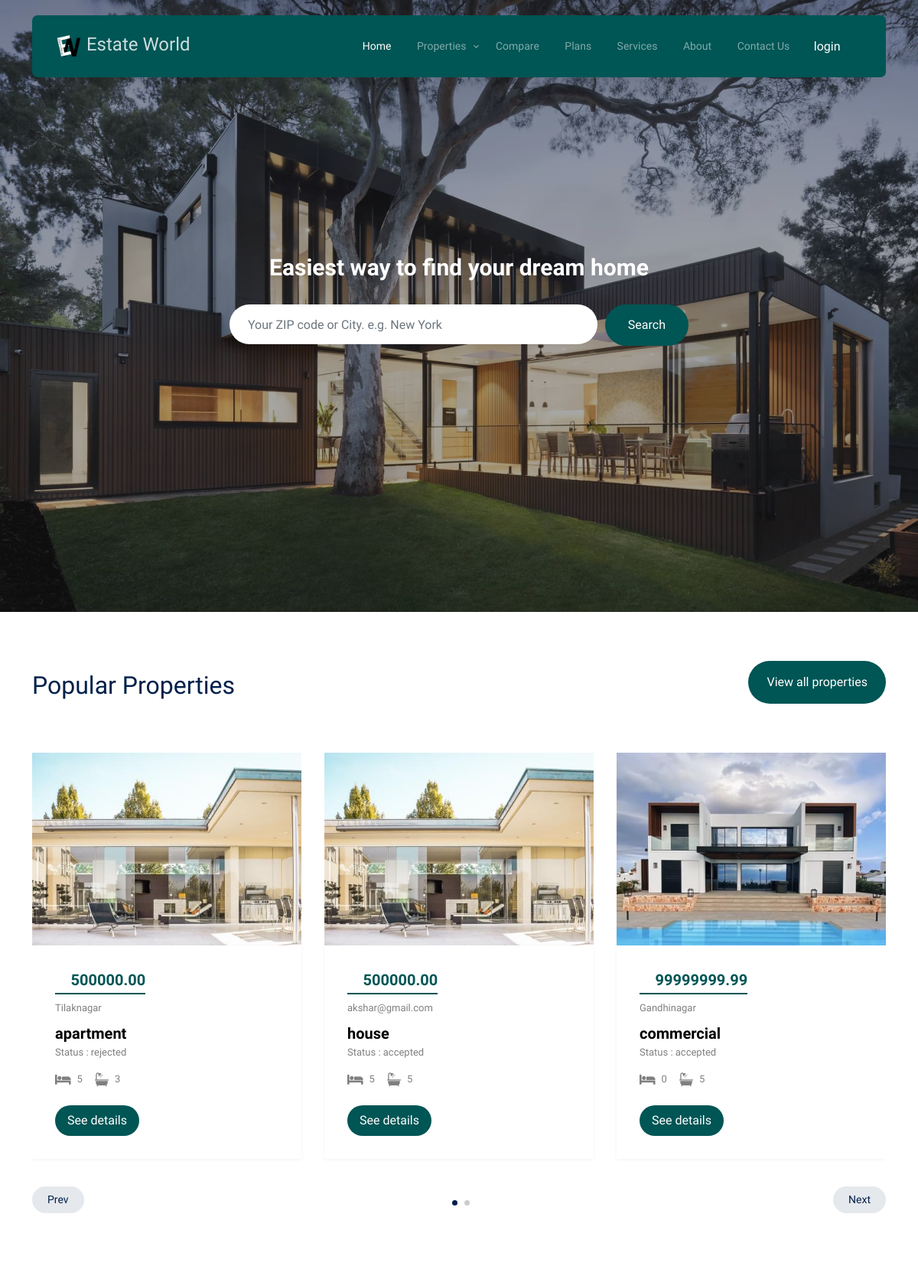
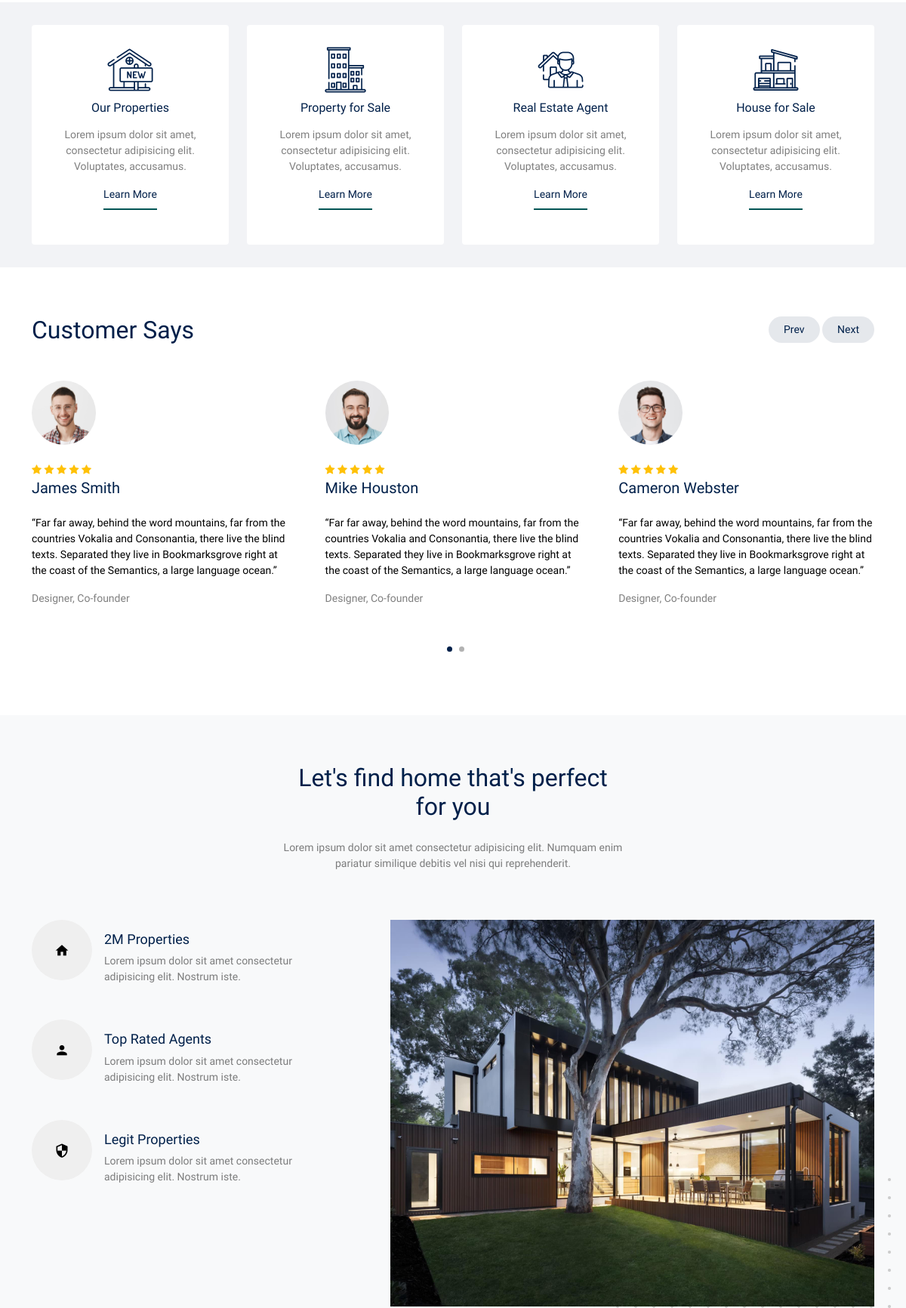
The page /user-panel/main-php/index.php (upper part) on the database its author committed (2 pictures, top to bottom).
### tables this page shows
CREATE TABLE `tbl_property_images` (
  `img_id` int(11) NOT NULL,
  `property_id` int(11) NOT NULL,
  `image_name` varchar(255) NOT NULL
);

CREATE TABLE `tbl_property_listing` (
  `p_id` int(11) NOT NULL,
  `c_id` int(11) DEFAULT NULL,
  `listingFor` varchar(20) NOT NULL,
  `propertyType` varchar(20) NOT NULL,
  `address` varchar(255) NOT NULL,
  `size` int(11) NOT NULL,
  `bedrooms` int(11) NOT NULL,
  `bathrooms` int(11) NOT NULL,
  `yearBuilt` int(11) NOT NULL,
  `furnishing` varchar(20) NOT NULL,
  `availableFrom` date NOT NULL,
  `price` decimal(10,2) NOT NULL,
  `additionalCosts` varchar(255) DEFAULT NULL,
  `interiorFeatures` text DEFAULT NULL,
  `exteriorFeatures` text DEFAULT NULL,
  `specialFeatures` text DEFAULT NULL,
  `nearbyAmenities` text DEFAULT NULL,
  `accessibility` text DEFAULT NULL,
  `description` text NOT NULL,
  `contactName` varchar(255) NOT NULL,
  `contactNumber` varchar(20) NOT NULL,
  `contactEmail` varchar(255) NOT NULL,
  `req_status` varchar(20) DEFAULT 'pending',
  `createdAt` timestamp NOT NULL DEFAULT current_timestamp(),
  `updatedAt` timestamp NOT NULL DEFAULT current_timestamp() ON UPDATE current_timestamp()
);

### function/function.php (called while the page is built, shortened)
<?php
function fetchData($conn, $tableName, $columns = '*', $where = '', $values = [])
{
    $sql = "SELECT $columns FROM $tableName";
    if ($where != '') {
        $sql .= " WHERE $where";
    }
    $stmt = $conn->prepare($sql);
    if (!empty($values)) {
        $types = '';
        foreach ($values as $value) {
            if (is_int($value)) {
                $types .= 'i';
            } elseif (is_float($value)) {
                $types .= 'd';
            } elseif (is_string($value)) {
                $types .= 's';
            } else {
                $types .= 'b';
            }
        }
        $stmt->bind_param($types, ...$values);
    }
    if ($stmt->execute()) {
        $result = $stmt->get_result();
        $data = [];
        while ($row = $result->fetch_assoc()) {
            $data[] = $row;
        }
    } else {
        die("Execute failed: " . $stmt->error);
    }
    return $data;
}
?>

### globalvar/globalvariable.php (called while the page is built, shortened)
<?php
$upanToUploads = "../../uploads/";
$propImagesToUpan = $upanToUploads . "property_images/";

### user-panel/main-php/index.php (the view, shortened to what this page needs)
<?php include '../../globalvar/globalvariable.php'; ?>
<?php include $connToPan . 'config.php'; ?>
<?php include $mphpToInc . 'header.php'; ?>
<?php include $funToPan . 'function.php'; ?>
<?php include $mphpToInc . 'navbar.php'; ?>
<div class="hero">
  <div class="container">
    <div class="row justify-content-center align-items-center">
      <div class="col-lg-9 text-center">
        <h1 class="heading" data-aos="fade-up">
          Easiest way to find your dream home
        </h1>
        <form action="#" class="narrow-w form-search d-flex align-items-stretch mb-3" data-aos="fade-up"
          data-aos-delay="200">
          <input type="text" class="form-control px-4" placeholder="Your ZIP code or City. e.g. New York"
            name="searchBar" />
          <button type="submit" class="btn btn-primary">Search</button>
        </form>
      </div>
    </div>
  </div>
</div>
<div class="section">
  <div class="container">
    <div class="row mb-5 align-items-center">
      <div class="col-lg-6">
        <h2 class="font-weight-bold text-primary heading">
          Popular Properties
        </h2>
      </div>
      <div class="col-lg-6 text-lg-end">
        <p>
          <a href="#" target="_blank" class="btn btn-primary text-white py-3 px-4">View all properties</a>
        </p>
      </div>
    </div>
    <div class="row">
      <div class="col-12">
        <div class="property-slider-wrap">
          <div class="property-slider">
            <?php
            $data = fetchData($conn, 'tbl_property_listing', '*');
            foreach ($data as $row) {
              $p_id = $row['p_id'];
              ?>
              <div class="property-item">
                <a href="property-single.php" class="img">
                  <?php
                  $where2 = 'property_id = ?';
                  $values2 = [$p_id];
                  $data2 = fetchData($conn, 'tbl_property_images', '*', $where2, $values2);
                  $count = 0;
                  foreach ($data2 as $row2) {
                    $count++;
                    if ($count > 1) {
                      break;
                    } else {
                      ?>
                      <img src="<?php echo $propImagesToUpan . $row2['image_name']; ?>" alt="Image" class="img-fluid" />
                      <?php
                    }
                  }
                  ?>
                </a>
                <div class="property-content">
                  <div class="price mb-2"><span><i class="fa-solid fa-indian-rupee-sign fa-bounce"></i>
                      <?php echo $row['price']; ?></span></div>
                  <div>
                    <span class="d-block mb-2 text-black-50"><?php echo $row['address']; ?></span>
                    <span class="city d-block"><?php echo $row['propertyType']; ?></span>
                    <span class="d-block mb-3"> Status : <?php echo $row['req_status']; ?></span>
                    <div class="specs d-flex mb-4">
                      <span class="d-block d-flex align-items-center me-3">
                        <span class="icon-bed me-2"></span>
                        <span class="caption"><?php echo $row['bedrooms']; ?></span>
                      </span>
                      <span class="d-block d-flex align-items-center">
                        <span class="icon-bath me-2"></span>
                        <span class="caption"><?php echo $row['bathrooms']; ?></span>
                      </span>
                    </div>
                    <a href="property-single.php?p_id=<?php echo $p_id; ?>" class="btn btn-primary py-2 px-3"
                      title="See the Details of the Property">See
                      details</a>
                  </div>
                </div>
              </div>
            <?php } ?>
          </div>
          <div id="property-nav" class="controls" tabindex="0" aria-label="Carousel Navigation">
            <span class="prev" data-controls="prev" aria-controls="property" tabindex="-1">Prev</span>
            <span class="next" data-controls="next" aria-controls="property" tabindex="-1">Next</span>
          </div>
        </div>
      </div>
    </div>
  </div>
</div>
<section class="features-1">
  <div class="container">
    <div class="row">
      <div class="col-6 col-lg-3" data-aos="fade-up" data-aos-delay="300">
        <div class="box-feature">
          <span class="flaticon-house"></span>
          <h3 class="mb-3">Our Properties</h3>
          <p>
            Lorem ipsum dolor sit amet, consectetur adipisicing elit.
            Voluptates, accusamus.
          </p>
          <p><a href="#" class="learn-more">Learn More</a></p>
        </div>
      </div>
      <div class="col-6 col-lg-3" data-aos="fade-up" data-aos-delay="500">
        <div class="box-feature">
          <span class="flaticon-building"></span>
          <h3 class="mb-3">Property for Sale</h3>
          <p>
            Lorem ipsum dolor sit amet, consectetur adipisicing elit.
            Voluptates, accusamus.
          </p>
          <p><a href="#" class="learn-more">Learn More</a></p>
        </div>
      </div>
      <div class="col-6 col-lg-3" data-aos="fade-up" data-aos-delay="400">
        <div class="box-feature">
          <span class="flaticon-house-3"></span>
          <h3 class="mb-3">Real Estate Agent</h3>
          <p>
            Lorem ipsum dolor sit amet, consectetur adipisicing elit.
            Voluptates, accusamus.
          </p>
          <p><a href="#" class="learn-more">Learn More</a></p>
        </div>
      </div>
      <div class="col-6 col-lg-3" data-aos="fade-up" data-aos-delay="600">
        <div class="box-feature">
          <span class="flaticon-house-1"></span>
          <h3 class="mb-3">House for Sale</h3>
          <p>
            Lorem ipsum dolor sit amet, consectetur adipisicing elit.
            Voluptates, accusamus.
          </p>
          <p><a href="#" class="learn-more">Learn More</a></p>
        </div>
      </div>
    </div>
  </div>
</section>
<div class="section sec-testimonials">
  <div class="container">
    <div class="row mb-5 align-items-center">
      <div class="col-md-6">
        <h2 class="font-weight-bold heading text-primary mb-4 mb-md-0">
          Customer Says
        </h2>
      </div>
      <div class="col-md-6 text-md-end">
        <div id="testimonial-nav">
          <span class="prev" data-controls="prev">Prev</span>
          <span class="next" data-controls="next">Next</span>
        </div>
      </div>
    </div>
    <div class="testimonial-slider-wrap">
      <div class="testimonial-slider">
        <div class="item">
          <div class="testimonial">
            <img src="../images/person_1-min.jpg" alt="Image" class="img-fluid rounded-circle w-25 mb-4" />
            <div class="rate">
              <span class="icon-star text-warning"></span>
              <span class="icon-star text-warning"></span>
              <span class="icon-star text-warning"></span>
              <span class="icon-star text-warning"></span>
              <span class="icon-star text-warning"></span>
            </div>
            <h3 class="h5 text-primary mb-4">James Smith</h3>
            <blockquote>
              <p>
                &ldquo;Far far away, behind the word mountains, far from the
                countries Vokalia and Consonantia, there live the blind
                texts. Separated they live in Bookmarksgrove right at the
                coast of the Semantics, a large language ocean.&rdquo;
              </p>
            </blockquote>
            <p class="text-black-50">Designer, Co-founder</p>
          </div>
        </div>
        <div class="item">
          <div class="testimonial">
            <img src="../images/person_2-min.jpg" alt="Image" class="img-fluid rounded-circle w-25 mb-4" />
            <div class="rate">
              <span class="icon-star text-warning"></span>
              <span class="icon-star text-warning"></span>
              <span class="icon-star text-warning"></span>
              <span class="icon-star text-warning"></span>
              <span class="icon-star text-warning"></span>
            </div>
            <h3 class="h5 text-primary mb-4">Mike Houston</h3>
            <blockquote>
              <p>
                &ldquo;Far far away, behind the word mountains, far from the
                countries Vokalia and Consonantia, there live the blind
                texts. Separated they live in Bookmarksgrove right at the
                coast of the Semantics, a large language ocean.&rdquo;
              </p>
            </blockquote>
            <p class="text-black-50">Designer, Co-founder</p>
          </div>
        </div>
        <div class="item">
          <div class="testimonial">
            <img src="../images/person_3-min.jpg" alt="Image" class="img-fluid rounded-circle w-25 mb-4" />
            <div class="rate">
              <span class="icon-star text-warning"></span>
              <span class="icon-star text-warning"></span>
              <span class="icon-star text-warning"></span>
              <span class="icon-star text-warning"></span>
              <span class="icon-star text-warning"></span>
            </div>
            <h3 class="h5 text-primary mb-4">Cameron Webster</h3>
            <blockquote>
              <p>
                &ldquo;Far far away, behind the word mountains, far from the
                countries Vokalia and Consonantia, there live the blind
                texts. Separated they live in Bookmarksgrove right at the
                coast of the Semantics, a large language ocean.&rdquo;
              </p>
            </blockquote>
            <p class="text-black-50">Designer, Co-founder</p>
          </div>
        </div>
      </div>
    </div>
  </div>
</div>
<div class="section section-4 bg-light">
  <div class="container">
    <div class="row justify-content-center text-center mb-5">
      <div class="col-lg-5">
        <h2 class="font-weight-bold heading text-primary mb-4">
          Let's find home that's perfect for you
        </h2>
        <p class="text-black-50">
          Lorem ipsum dolor sit amet consectetur adipisicing elit. Numquam
          enim pariatur similique debitis vel nisi qui reprehenderit.
        </p>
      </div>
    </div>
    <div class="row justify-content-between mb-5">
      <div class="col-lg-7 mb-5 mb-lg-0 order-lg-2">
        <div class="img-about dots">
          <img src="../images/hero_bg_3.jpg" alt="Image" class="img-fluid" />
        </div>
      </div>
      <div class="col-lg-4">
        <div class="d-flex feature-h">
          <span class="wrap-icon me-3">
            <span class="icon-home2"></span>
          </span>
          <div class="feature-text">
            <h3 class="heading">2M Properties</h3>
            <p class="text-black-50">
              Lorem ipsum dolor sit amet consectetur adipisicing elit.
              Nostrum iste.
            </p>
          </div>
        </div>
        <div class="d-flex feature-h">
          <span class="wrap-icon me-3">
            <span class="icon-person"></span>
          </span>
          <div class="feature-text">
            <h3 class="heading">Top Rated Agents</h3>
            <p class="text-black-50">
              Lorem ipsum dolor sit amet consectetur adipisicing elit.
              Nostrum iste.
            </p>
          </div>
        </div>
        <div class="d-flex feature-h">
          <span class="wrap-icon me-3">
            <span class="icon-security"></span>
          </span>
          <div class="feature-text">
            <h3 class="heading">Legit Properties</h3>
            <p class="text-black-50">
              Lorem ipsum dolor sit amet consectetur adipisicing elit.
              Nostrum iste.
            </p>
          </div>
        </div>
      </div>
    </div>
  </div>
</div>
<?php include $mphpToInc . 'endlinks.php'; ?>

### user-panel/css/tiny-slider.css (style rules this page uses)
.tns-slider { -webkit-transition:all 0s;-moz-transition:all 0s;transition:all 0s }
.tns-slider>.tns-item { -webkit-box-sizing:border-box;-moz-box-sizing:border-box;box-sizing:border-box }
.tns-horizontal.tns-subpixel { white-space:nowrap }
.tns-horizontal.tns-subpixel>.tns-item { display:inline-block;vertical-align:top;white-space:normal }

### rows shown on the page
tbl_property_listing: price "500000.00", address "Tilaknagar", propertyType "apartment", req_status "rejected", bedrooms "5", bathrooms "3"
tbl_property_images: image_name (picture)
tbl_property_listing: price "500000.00", address "akshar@gmail.com", propertyType "house", req_status "accepted", bedrooms "5", bathrooms "5"
tbl_property_images: image_name (picture)
tbl_property_listing: price "99999999.99", address "Gandhinagar", propertyType "commercial", req_status "accepted", bedrooms "0", bathrooms "5"
tbl_property_images: image_name (picture)
